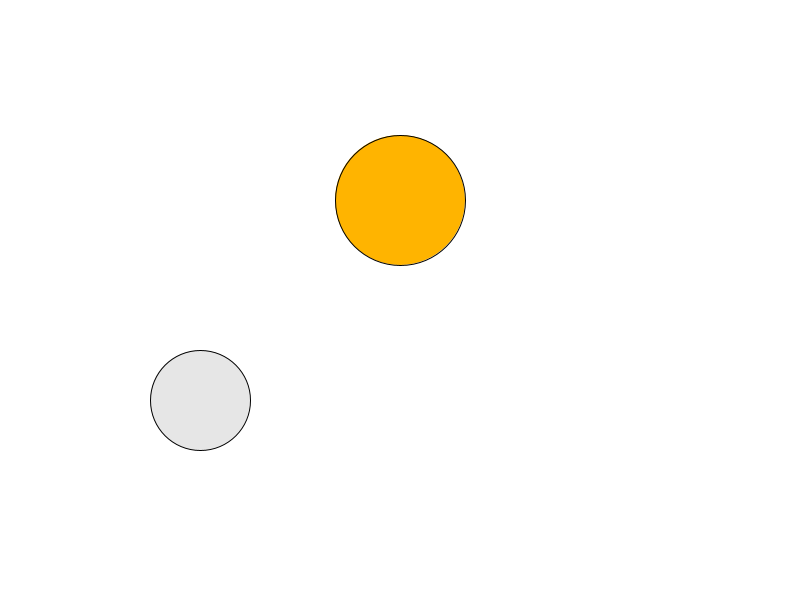
Frame 1 (no input)
Frame 60 (the mouse pressed at the canvas centre just before this capture): identical to frame 1, image omitted
Frame 120 (the mouse held since frame 60 and released just before this capture): identical to frame 1, image omitted

The Processing sketch that drew this single still picture (run headless with seeded random() and noise(); from frame 60 on, the mouse is pressed at the canvas centre):

// Processing sketch: sketch_140626_class_ball
// ── sketch_140626_class_ball.pde
Ball fussball;
Ball basketball;

void setup() {
  size(800, 600);
  fussball = new Ball("Fussball", 100, 200, 400);
  fussball.c = color(230);

  basketball = new Ball("Basketball", 130, 400, 200);
  basketball.c = color(255, 180, 0);

  /*
  fussball.durchmesser = 100;
   fussball.typ = "Fussball";
   fussball.xPos = 200;
   fussball.yPos = 300;
   */
}

void draw() {
  background(255);

  if (keyPressed) {
    if (key == 'a') {
      fussball.moveLeft();
    } else if (key == 'd') {
      fussball.moveRight();
    }
  }



  fussball.render();
  basketball.render();
  /*fill(fussball.c);
   ellipse(fussball.xPos, fussball.yPos, fussball.durchmesser, fussball.durchmesser);
   
   fill(basketball.c);
   ellipse(basketball.xPos, basketball.yPos, basketball.durchmesser, basketball.durchmesser);
   */
}

void keyPressed() {
}


class Ball {
  float durchmesser = 60;
  color c = color(255, 0, 0);
  String typ;
  float xPos;
  float yPos;

  Ball(String _typ, float _durchmesser, float _xPos, float _yPos) {
    typ = _typ;
    durchmesser = _durchmesser;
    xPos = _xPos;
    yPos = _yPos;
  }

  void move(float xDirection, float yDirection) {
    xPos = xPos + xDirection;
    yPos = yPos + yDirection;
  }
  void moveRight() {
    xPos ++;
  }

  void moveLeft() {
    xPos --;
  }

  void render() {
    fill(c);
    ellipse(xPos, yPos, durchmesser, durchmesser);
  }
}
